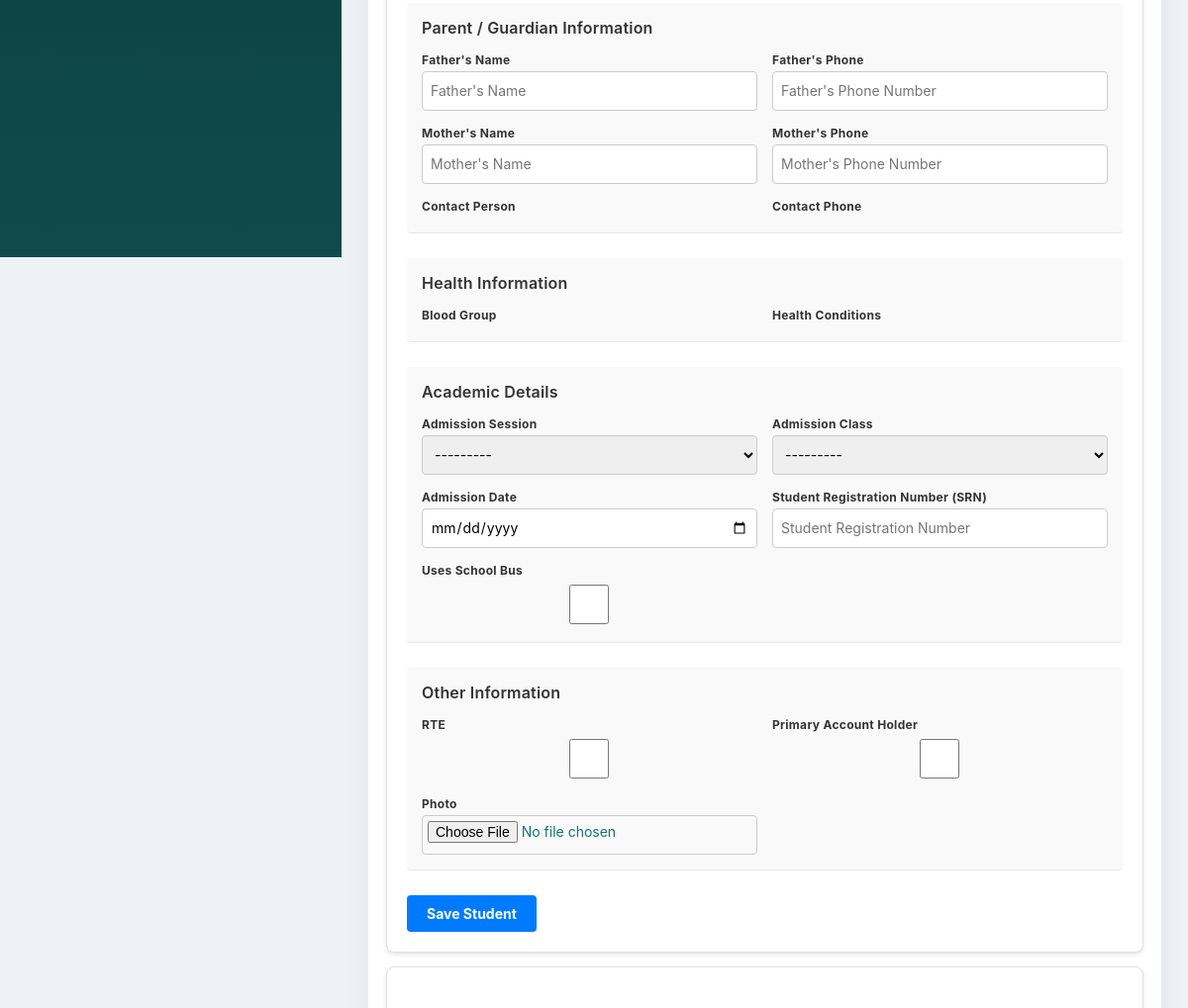
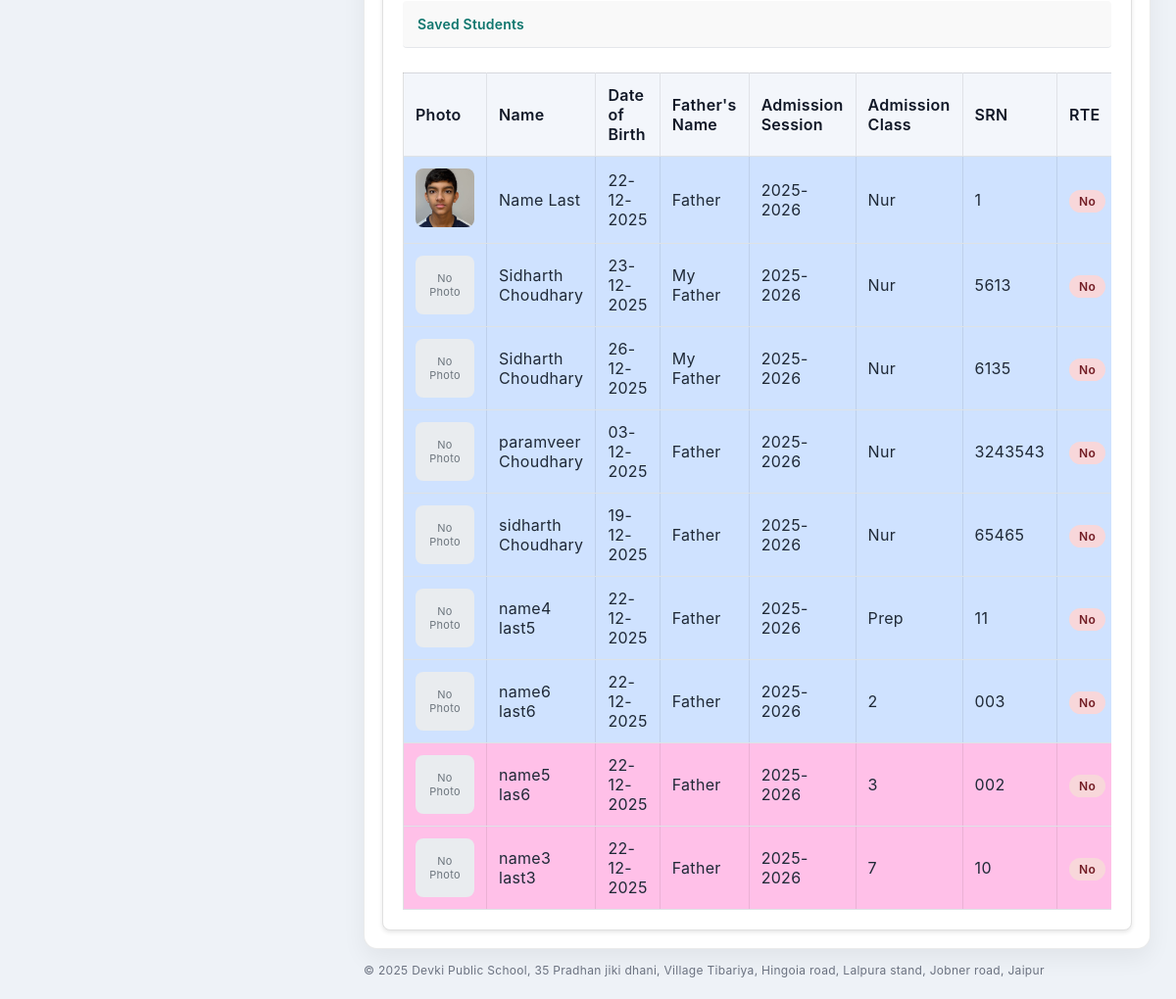
Page /students/view/ (lower part) on the earlier database version (2 pictures, top to bottom).
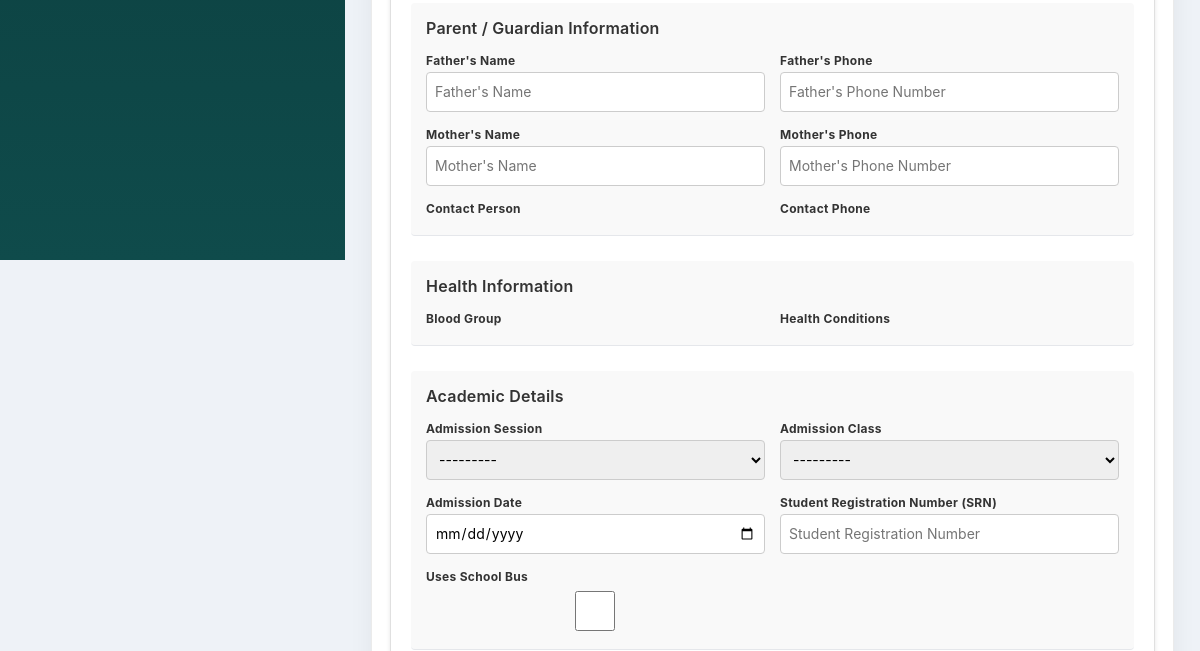
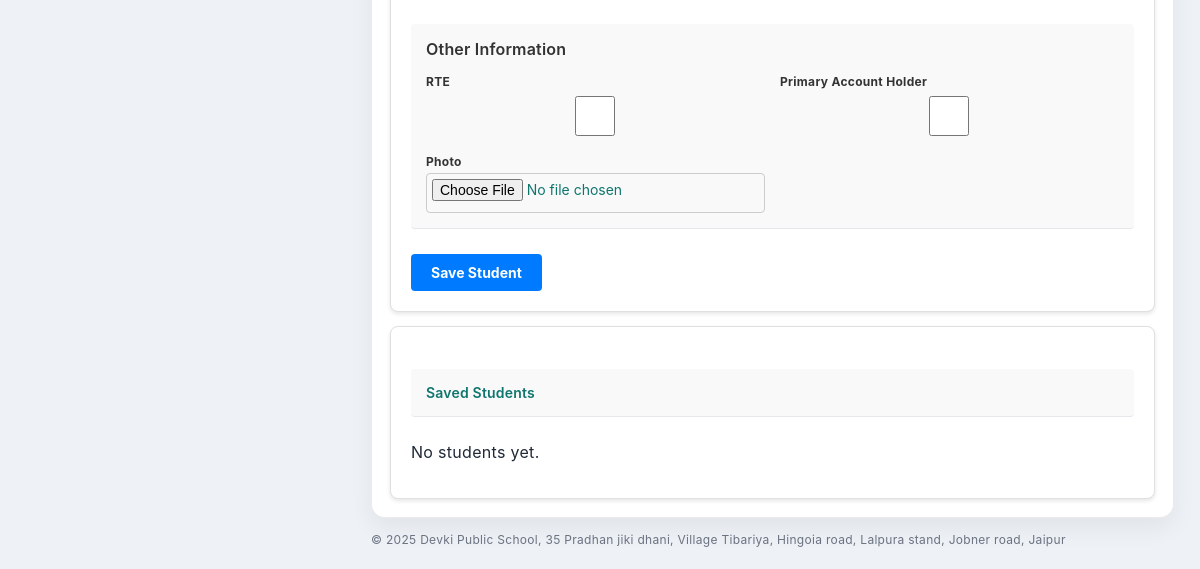
Same page on the later database version (2 pictures, top to bottom).
### dailyLedger/models.py (models this page shows)
class Session(models.Model):
    STATUS_CHOICES = [
        ("", "-- Select Status --"),
        ("next_session", "Next Session"),
        ("current_session", "Current Session"),
        ("old_session", "Old Session"),
    ]
    session = models.CharField(max_length=80, unique=True)
    status = models.CharField(max_length=20, choices=STATUS_CHOICES, default="", blank=True)
    created_at = models.DateTimeField(auto_now_add=True)
    class Meta:
        ordering = ["-session"]
    def __str__(self):
        return f"{self.session} ({self.get_status_display()})"

### students/models.py (models this page shows, shortened)
class Student(models.Model):
    CLASS_CHOICES = [
        (1, '1'),
        (2, '2'),
        (3, '3'),
        (4, '4'),
        (5, '5'),
        (6, '6'),
        (7, '7'),
        (8, '8'),
        (9, '9'),
        (10, '10'),
        (11, '11'),
        (12, '12'),
    ]
    GENDER_CHOICES = [
        ('male', 'Male'),
        ('female', 'Female'),
        ('3rd_gender', '3rd Gender'),
    ]
    first_name = models.CharField(max_length=100, default='')
    last_name = models.CharField(max_length=100, default='')
    date_of_birth = models.DateField(null=True, blank=True)
    gender = models.CharField(max_length=20, choices=GENDER_CHOICES)
    fathers_name = models.CharField(max_length=200)
    mothers_name = models.CharField(max_length=200)
    gardians_name = models.CharField(max_length=200, blank=True, null=True)
    medical_conditions = models.TextField(blank=True, null=True)
    dietary_restrictions = models.TextField(blank=True, null=True)
    fathers_phone = models.CharField(max_length=20, blank=True, null=True)
    mothers_phone = models.CharField(max_length=20, blank=True, null=True)
    gardians_phone = models.CharField(max_length=20, blank=True, null=True)
    student_class = models.ForeignKey('Class', on_delete=models.SET_NULL, null=True, related_name='students_in_class')
    transport_method = models.BooleanField(default=False, verbose_name='Uses School Bus')
    previous_school = models.CharField(max_length=200, blank=True, null=True)
    srn = models.CharField(max_length=50, blank=True, null=True, unique=True, verbose_name='Student Registration Number')
    rte = models.BooleanField(default=False, verbose_name='Right to Education')
    primary_account_holder = models.BooleanField(default=False, verbose_name='Primary Account Holder')
    admission_date = models.DateField(blank=True, null=True, verbose_name='Admission Date')
    fees_account = models.ForeignKey('FeesAccount', on_delete=models.SET_NULL, null=True, blank=True, related_name='students')
    session = models.ForeignKey('dailyLedger.Session', on_delete=models.SET_NULL, null=True, blank=True, related_name='students')
    image = models.ImageField(upload_to='students/', blank=True, null=True)
    created_at = models.DateTimeField(auto_now_add=True)
    updated_at = models.DateTimeField(auto_now=True)
    class Meta:
        ordering = ['student_class__age', 'first_name', 'last_name']
    @property
    def name(self):
        return f"{self.first_name} {self.last_name}"

class Class(models.Model):
    class_name = models.CharField(max_length=100, unique=True)
    class_code = models.CharField(max_length=5, unique=True, blank=True, null=True)
    age = models.IntegerField()
    created_at = models.DateTimeField(auto_now_add=True)
    updated_at = models.DateTimeField(auto_now=True)
    class Meta:
        ordering = ['age']
        verbose_name_plural = "Classes"
    def __str__(self):
        return f"{self.class_code}"

### students/views.py (the view)
# urls.py: path('view/', views.view_students, name='view_students'),
def view_students(request):
    editing_student = None
    form = None
    edit_id = request.GET.get('edit')
    if edit_id:
        editing_student = get_object_or_404(Student, pk=edit_id)
    if request.method == 'POST':
        if edit_id:
            form = StudentForm(request.POST, request.FILES, instance=editing_student)
        else:
            form = StudentForm(request.POST, request.FILES)
        if form.is_valid():
            student = form.save(commit=False)
            if student.primary_account_holder:
                last_account = FeesAccount.objects.all().order_by('id').last()
                if last_account:
                    last_id = int(last_account.account_id)
                    next_id = last_id + 1
                else:
                    next_id = 1
                account_id = str(next_id).zfill(3)
                account_name = f"{account_id}-{student.last_name} {student.first_name}-{student.srn}"
                fees_account = FeesAccount.objects.create(
                    account_id=account_id,
                    name=account_name,
                    account_open=date.today(),
                    account_status='open'
                )
                student.save()
                request.session['pending_fee_account'] = {
                    'account_id': account_id,
                    'account_name': account_name,
                    'student_id': student.id,
                    'fees_account_id': fees_account.id
                }
                return redirect('confirm_fee_account_link')
            else:
                student.save()
                messages.success(request, f'Student {"updated" if edit_id else "added"} successfully!')
                return redirect('view_students')
    else:
        if edit_id:
            form = StudentForm(instance=editing_student)
        else:
            form = StudentForm()
    students = Student.objects.all().order_by('student_class', 'first_name')
    return render(request, 'students/view_students.html', {
        'students': students,
        'form': form,
        'editing_student': editing_student
    })

### students/templates/students/view_students.html (shortened to what the changed rows need)
{% extends "website/base.html" %}
{% block content %}
<div class="card" style="margin-bottom:14px;">
  <form method="post" enctype="multipart/form-data">
    <div class="form-section">
      <div class="entry-grid">
        <div class="field">
          <label for="{{ form.session.id_for_label }}">Admission Session</label>
          {{ form.session }}
        </div>
      </div>
    </div>
  </form>
</div>
<div class="card">
  <h3 class="form-section">Saved Students</h3>
  {% if students %}
  <div class="table-responsive">
    <table class="table">
      <thead>
        <tr>
          <th>Photo</th>
          <th>Name</th>
          <th>Date of Birth</th>
          <th>Father's Name</th>
          <th>Admission Session</th>
          <th>Admission Class</th>
          <th>SRN</th>
          <th>RTE</th>
        </tr>
      </thead>
      <tbody>
        {% for student in students %}
        <tr class="row-gender-{{ student.gender }}">
          <td>
            {% if student.image %}
              <img src="{{ student.image.url }}" alt="{{ student.name }}" class="student-photo">
            {% else %}
              <div class="student-photo-placeholder">No Photo</div>
            {% endif %}
          </td>
          <td>{{ student.first_name }} {{ student.last_name }}</td>
          <td>{{ student.date_of_birth|date:"d-m-Y" }}</td>
          <td>{{ student.fathers_name }}</td>
          <td>{{ student.session.session|default:"N/A" }}</td>
          <td>{{ student.student_class.class_code }}</td>
          <td>{{ student.srn }}</td>
          <td>
            <span class="status {% if student.rte %}status-yes{% else %}status-no{% endif %}">
              {% if student.rte %}Yes{% else %}No{% endif %}
            </span>
          </td>
        </tr>
        {% endfor %}
      </tbody>
    </table>
  </div>
  {% else %}
  <p>No students yet.</p>
  {% endif %}
</div>
{% endblock %}

Differences in the rows shown:
removed Student: image (picture), first_name "Name", last_name "Last", date_of_birth "22-12-2025", fathers_name "Father", session.session "2025-2026", student_class.class_code "Nur", srn "1", rte "No"
removed Student: image "No Photo", first_name "Sidharth", last_name "Choudhary", date_of_birth "23-12-2025", fathers_name "My Father", session.session "2025-2026", student_class.class_code "Nur", srn "5613", rte "No"
removed Student: image "No Photo", first_name "Sidharth", last_name "Choudhary", date_of_birth "26-12-2025", fathers_name "My Father", session.session "2025-2026", student_class.class_code "Nur", srn "6135", rte "No"
removed Student: image "No Photo", first_name "paramveer", last_name "Choudhary", date_of_birth "03-12-2025", fathers_name "Father", session.session "2025-2026", student_class.class_code "Nur", srn "3243543", rte "No"
removed Student: image "No Photo", first_name "sidharth", last_name "Choudhary", date_of_birth "19-12-2025", fathers_name "Father", session.session "2025-2026", student_class.class_code "Nur", srn "65465", rte "No"
removed Student: image "No Photo", first_name "name4", last_name "last5", date_of_birth "22-12-2025", fathers_name "Father", session.session "2025-2026", student_class.class_code "Prep", srn "11", rte "No"
removed Student: image "No Photo", first_name "name6", last_name "last6", date_of_birth "22-12-2025", fathers_name "Father", session.session "2025-2026", student_class.class_code "2", srn "003", rte "No"
removed Student: image "No Photo", first_name "name5", last_name "las6", date_of_birth "22-12-2025", fathers_name "Father", session.session "2025-2026", student_class.class_code "3", srn "002", rte "No", gender "female" (drawn)
removed Student: image "No Photo", first_name "name3", last_name "last3", date_of_birth "22-12-2025", fathers_name "Father", session.session "2025-2026", student_class.class_code "7", srn "10", rte "No", gender "female" (drawn)
Other differences:
text no longer shown: "Photo Name Date of Birth Father's Name Admission Session Admission Class SRN RTE"
text now shown: "No students yet."
